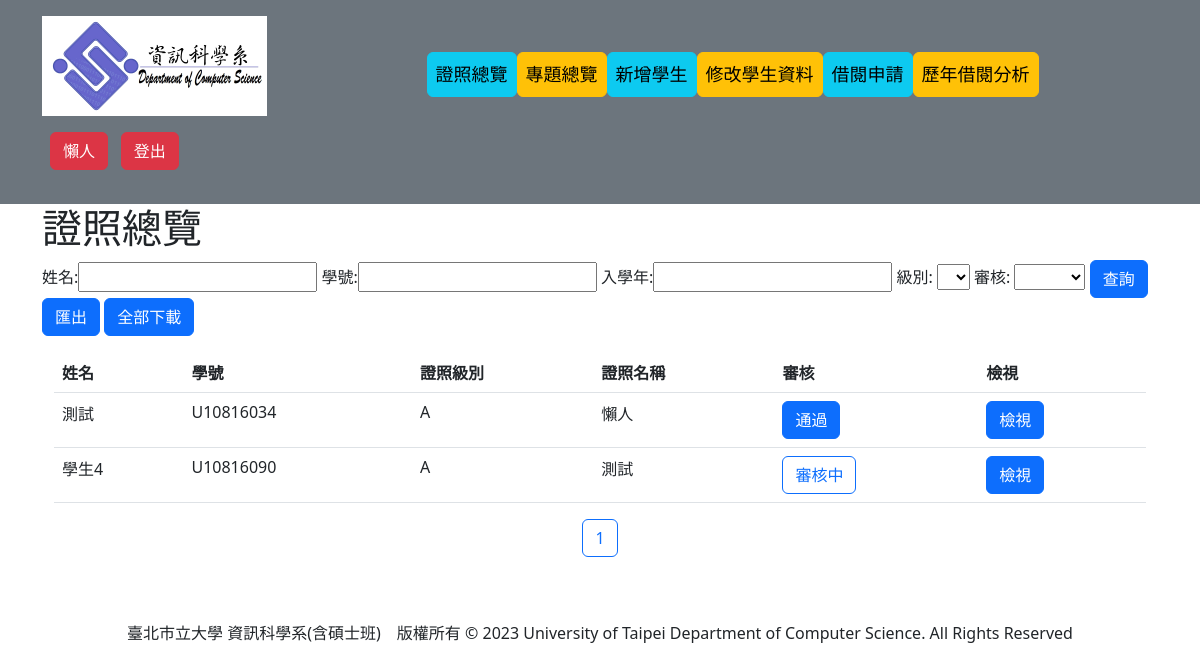
The app's page /DisplayLicense (signed in) with its own data.
### student/models.py (models this page shows, shortened)
class User(AbstractUser):
    first_name = None
    last_name = None
    username = models.CharField(max_length=15, unique=True, null=True) #帳號
    name = models.CharField(max_length = 12) #姓名
    DEPARTMENT = ((0, '資訊科學系'),
                  (1, '外系'),)
    department = models.IntegerField(choices=DEPARTMENT, null=True, blank=True)
    IDENTITY=((0, '學士'),
              (1, '管理員'),
              (2, '碩士'))
    identity = models.IntegerField(choices=IDENTITY, default=0)
    graduateLevel = models.DecimalField(max_digits = 4, decimal_places = 0, default = timezone.now().year + 4)#畢業級
    USER_NAME_FIELD = 'username'
    class Meta:
        ordering = ["username"]

class License(models.Model):
    user = models.ForeignKey(User, null = True, on_delete=models.PROTECT)
    name = models.CharField(max_length = 30) #證照名稱
    acqDate = models.DateField(default=timezone.now)#證照取得日期
    organizer = models.CharField(max_length = 30)#主辦單位
    LEVEL = (('A', 'A'),
             ('B', 'B',))
    level = models.CharField(max_length = 1, choices = LEVEL, default = 0)
    PASS = ((0, '審核中'),
            (1, '通過'),
            (2, '未通過'),)#審核狀態
    pazz = models.IntegerField(choices = PASS, default = 0)#證照是否通過審核
    image = models.ImageField(upload_to='image/', blank=False, null=False, default=None)
    class Meta:
        ordering = ["user__username", "level"]

### student/views.py (the view, shortened to what this page needs)
# urls.py: path('DisplayLicense', views.DisplayLicense.as_view(), name='DisplayLicense'),#證照瀏覽
class DisplayLicense(LoginRequiredMixin, View):
    def get(self, request):
        license = License.objects.all()
        paginator=Paginator(license, limit)
        page=request.GET.get('page')
        try:
            license=paginator.page(page)
        except PageNotAnInteger:
            license=paginator.page(1)
        except EmptyPage:
            license=paginator.page(paginator.num_pages)
        context = {
            'license': license,
        }
        return render(request, "DisplayLicense.html", context)

### templates/DisplayLicense.html (shortened to what this page needs)
{% extends "layout.html" %}
{% block title %}證照總覽{% endblock %}
{% block content %}
<form method = "POST">
    姓名:<input type = "search" name = "name" placeholder = "">
    學號:<input type = "search" name = "username" placeholder = "">
    入學年:<input type = "search" name = "graduateLevel" placeholder = "">
    級別:
    <select class = "select" name = "level">
        <option></option>
        <option value = 'A' {% if level == 'A' %} selected="selected" {% endif %}>A</option>
    </select>
    審核:
    <select class = "select" name = "pazz">
        <option></option>
        <option value = 0 {% if pazz == 0 %}selected{% endif %}>審核中</option>
    </select>
    <input type="submit" class="btn btn-primary" name = "search" value="查詢" />
    <input type="submit" class="btn btn-primary" name = "export" value="匯出" />
    <input type="submit" class="btn btn-primary" name = "download" value="全部下載" />
</form>
    <div class="container">
        <table class="table">
            <thead>
                <tr>
                    <th scope="col">姓名</th>
                    <th scope="col">學號</th>
                    <th scope="col">證照級別</th>
                    <th scope="col">證照名稱</th>
                    <th scope="col">審核</th>
                    <th scope="col">檢視</th>
                </tr>
            </thead>
            <tbody>
                {% for license in license %}
                    <tr>
                        <td>{{ license.user.name }}</td>
                        <td>{{ license.user.username }}</td>
                        <td>{{ license.level }}</td>
                        <td>{{ license.name }}</td>
                        {% if license.pazz == 0 %}
                            <td><button class="btn btn-outline-primary">{{ license.get_pazz_display }}</button></td>
                        {% elif license.pazz == 1 %}
                            <td><button class="btn btn-primary">{{ license.get_pazz_display }}</button></td>
                        {% elif license.pazz == 2 %}
                            <td><button class="btn btn-danger">{{ license.get_pazz_display }}</button></td>
                        {% endif %}
                        <td><a href="{% url 'AuditLicense' pk=license.id %}"class="btn btn-primary">檢視</a></td>
                    </tr>
                {% endfor %}
            </tbody>
        </table>
    </div>
    <p style="text-align:center">
        {% for page_number in license.paginator.page_range %}
          {% ifequal page_number  license.number %}
            <button class="btn btn-outline-primary">{{ page_number }}</button>
          {% else %}
            <a href="?page={{ page_number }}" class="btn btn-primary">{{ page_number }}</a>
          {% endifequal %}
        {% endfor %}
    </p>
{% endblock %}

### templates/layout.html (shortened to what this page needs)
<!DOCTYPE>
<html lan = "en" dir = "ltr">
    <head>
         <link rel="stylesheet" href="https://cdn.jsdelivr.net/npm/bootstrap@5.2.0-beta1/dist/css/bootstrap.rtl.min.css">
    </head>
    <body>
    <header class="p-3 text-bg-secondary">
    <div class="container">
      <div class="d-flex flex-wrap align-items-center justify-content-center justify-content-lg-start" style="display: flex;font-size:large;">
        <p style="flex: 1;">
            {% load static %}
            <img src="{% static '/images/logo.jpg'%}" width="225px" height = "100px">
        </p>
        <p style="flex: 1;">
            <ul class="nav col-12 col-md-auto mb-2 justify-content-center mb-md-0">
                {% if user and user.is_authenticated %}
                    {% if user.identity == 0 %}
                        {% if user.department == 0 %}
                            {% if user.not_graduated %}
                                <li><a href="{% url 'PassProject' pk=user.id %}" class="nav-link px-2 text-black btn btn-info">專題繳交</a></li>
                                <li><a href="{% url 'PassLicense' pk=user.id %}" class="nav-link px-2 text-black btn btn-warning">證照登錄</a></li>
                            {% endif %}
                            <li><a href="{% url 'UserProject' pk=user.id %}" class="nav-link px-2 text-black btn btn-info">我的專題</a></li>
                            <li><a href="{% url 'UserLicense' pk=user.id %}" class="nav-link px-2 text-black btn btn-warning">我的證照</a></li>
                        {% endif %}
                        <li><a href="{% url 'BorrowPaper' pk=user.id%}" class="nav-link px-2 text-black btn btn-info">預約借用報告書</a></li>
                        <li><a href="{% url 'UserBooking' pk=user.id%}" class="nav-link px-2 text-black btn btn-warning">我的預約</a></li>
                        <li><a href="{% url 'GetEntityPaper' %}" class="nav-link px-2 text-black btn btn-info">領取報告書</a></li>
                    {% elif user.identity == 1 %}
                        <li><a href="{% url 'DisplayLicense' %}" class="nav-link px-2 text-black btn btn-info">證照總覽</a></li>
                        <li><a href="{% url 'DisplayProject' %}" class="nav-link px-2 text-black btn btn-warning">專題總覽</a></li>
                        <li><a href="{% url 'ImportAndExport' %}" class="nav-link px-2 text-black btn btn-info">新增學生</a>
                        <li><a href="{% url 'SearchStudent' %}" class="nav-link px-2 text-black btn btn-warning">修改學生資料</a></li>
                        <li><a href="{% url 'BookingList' %}" class="nav-link px-2 text-black btn btn-info">借閱申請</a></li>
                        <li><a href="{% url 'HistoryBookingAnalysis' %}" class="nav-link px-2 text-black btn btn-warning">歷年借閱分析</a></li>
                    {% endif %}
                {% else %}
                    <li><a href="{% url 'Home' %}" class="nav-link px-2 text-black btn btn-info">首頁</a></li>
                {% endif %}
            </ul>
        </p>
        <p style="flex: 1;">
            {% if user.is_authenticated %}
                <div class="col-md-3 text-end">
                    <form method = "post" action = "{% url 'login' %}">{% csrf_token %}
                        <a href="{% url 'EditPassword' pk=user.id %}" class="btn btn-danger me-2">{{ user.name }}</a>
                        <a href="{% url 'logout' %}" class="btn btn-danger me-2">登出</a>
                    </form>
                </div>
            {% else %}
                <div class="col-md-3 text-end">
                    <a href="{% url 'login' %}" class="btn btn-warning me-2">登入</a>
                </div>
            {% endif %}
        </p>
      </div>
    </div>
  </header>
        <div class="container">
            <h1>{% block title %}{% endblock %}</h1>
        </div>
        <div class="container">
            {% block content %}{% endblock %}
        </div>
        <br><br>
        <div class="container" align="center">
            臺北市立大學 資訊科學系(含碩士班)　版權所有 © 2023   University of Taipei Department of Computer Science. All Rights Reserved
        </div>
    </body>
</html>

### records on screen
User: name "懶人"
License: user.name "測試", user.username "U10816034", level "A", name "懶人", pazz "通過"
License: user.name "學生4", user.username "U10816090", level "A", name "測試", pazz "審核中"

### other values on screen
{{ page_number }} "1"
